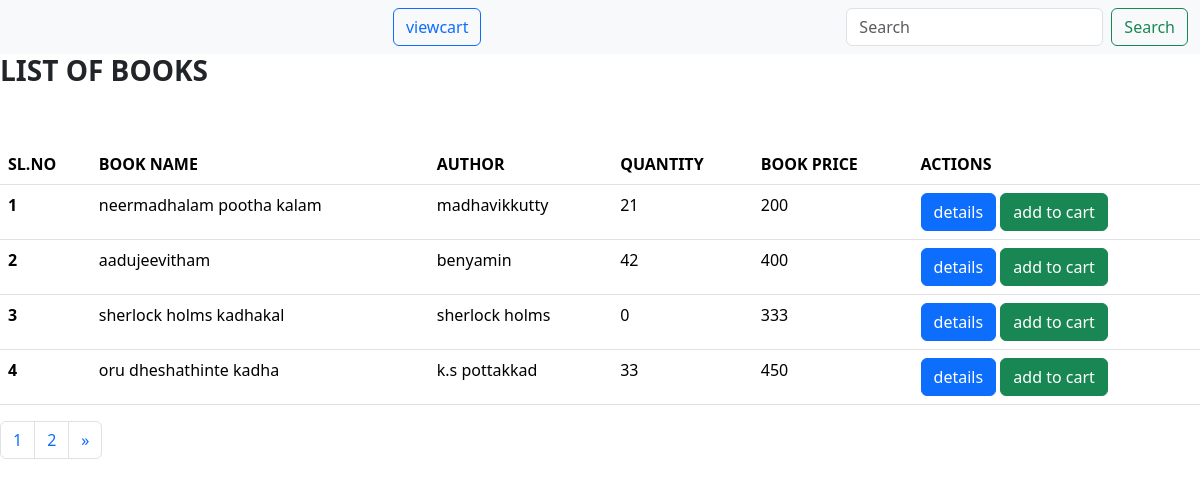
The app's page /listview/ with its own data.
### book_app/models.py (models this page shows, shortened)
class bk(models.Model):
    title=models.CharField(max_length=500,null=True)
    price=models.IntegerField(null=True)
    image=models.ImageField(upload_to='book_media')
    quantity=models.IntegerField()
    author=models.ForeignKey(Author,on_delete=models.CASCADE)

class Author(models.Model):
    name=models.CharField(max_length=500,null=True)
    def __str__(self):
        return '{}'.format(self.name)

### userapp/views.py (the view)
# urls.py: path("listview/",listview,name='viewbook'),
def listview(request):
    books=bk.objects.all()
    paginator=Paginator(books,4)
    page_number=request.GET.get('page')
    try:
        page=paginator.get_page(page_number)
    except EmptyPage:
        page=paginator.page(page_number.num_pages)
    return render(request,'userviewbook.html',{'books':books,'page':page})

### templates/userviewbook.html (shortened to what this page needs)
<!DOCTYPE html>
<html lang="en">
<head>
    <link href="https://cdn.jsdelivr.net/npm/bootstrap@5.3.3/dist/css/bootstrap.min.css" rel="stylesheet">
</head>
<body>
<nav class="navbar bg-body-tertiary">
  <div class="container-fluid">
      <form class="d-flex" role="viewcart" method="get" action="{% url 'viewcart' %}">
      <button class="btn btn-outline-primary" type="submit">viewcart</button>
    </form>
    <form class="d-flex" role="search" method="get" action="{% url 'usersearch' %}">
      <input class="form-control me-2" type="search" name="Q" placeholder="Search" title="search books or author" aria-label="Search">
      <button class="btn btn-outline-success" type="submit">Search</button>
    </form>
  </div>
</nav>
<h3><B>LIST OF BOOKS</B></h3><br>
<br>
<table class="table">
  <thead>
    <tr>
      <th scope="col">SL.NO</th>
      <th scope="col">BOOK NAME</th>
        <th scope="col">AUTHOR</th>
        <th scope="col">QUANTITY</th>
      <th scope="col">BOOK PRICE</th>
      <th scope="col">ACTIONS</th>
    </tr>
  </thead>
  <tbody>
   {% for book in page %}
    <tr>
        <th scope="row">{{forloop.counter}}</th>
        <td>{{book.title}}</td>
        <td>{{book.author}}</td>
        <td>{{book.quantity}}</td>
        <td>{{book.price}}</td>
        <td><a href="{% url 'details' book.id %}" class="btn btn-primary">details</a>
            <a href="{% url 'addtocart' book.id %}" class="btn btn-success">add to cart</a>
        </td>
    </tr>
   {% endfor %}
  </tbody>
</table>
<nav aria-label="Page navigation example">
  <ul class="pagination">
      {% for i in page.paginator.page_range %}
    <li class="page-item {% if page.number == num %}activate{% endif %}">
        <a class="page-link" href="?page={{ i }}">{{ i }}</a></li>
      {% endfor %}
       {% if page.has_next %}
    <li class="page-item">
      <a class="page-link" href="?page={{ page.next_page_number }}" aria-label="Next">
        <span aria-hidden="true">&raquo;</span>
      </a>
    </li>
      {% endif %}
  </ul>
</nav>
</body>
</html>

### records on screen
bk: title "neermadhalam pootha kalam", author "madhavikkutty", quantity "21", price "200"
bk: title "aadujeevitham", author "benyamin", quantity "42", price "400"
bk: title "sherlock holms kadhakal", author "sherlock holms", quantity "0", price "333"
bk: title "oru dheshathinte kadha", author "k.s pottakkad", quantity "33", price "450"

### other values on screen
{{ i }} "1" "2"
